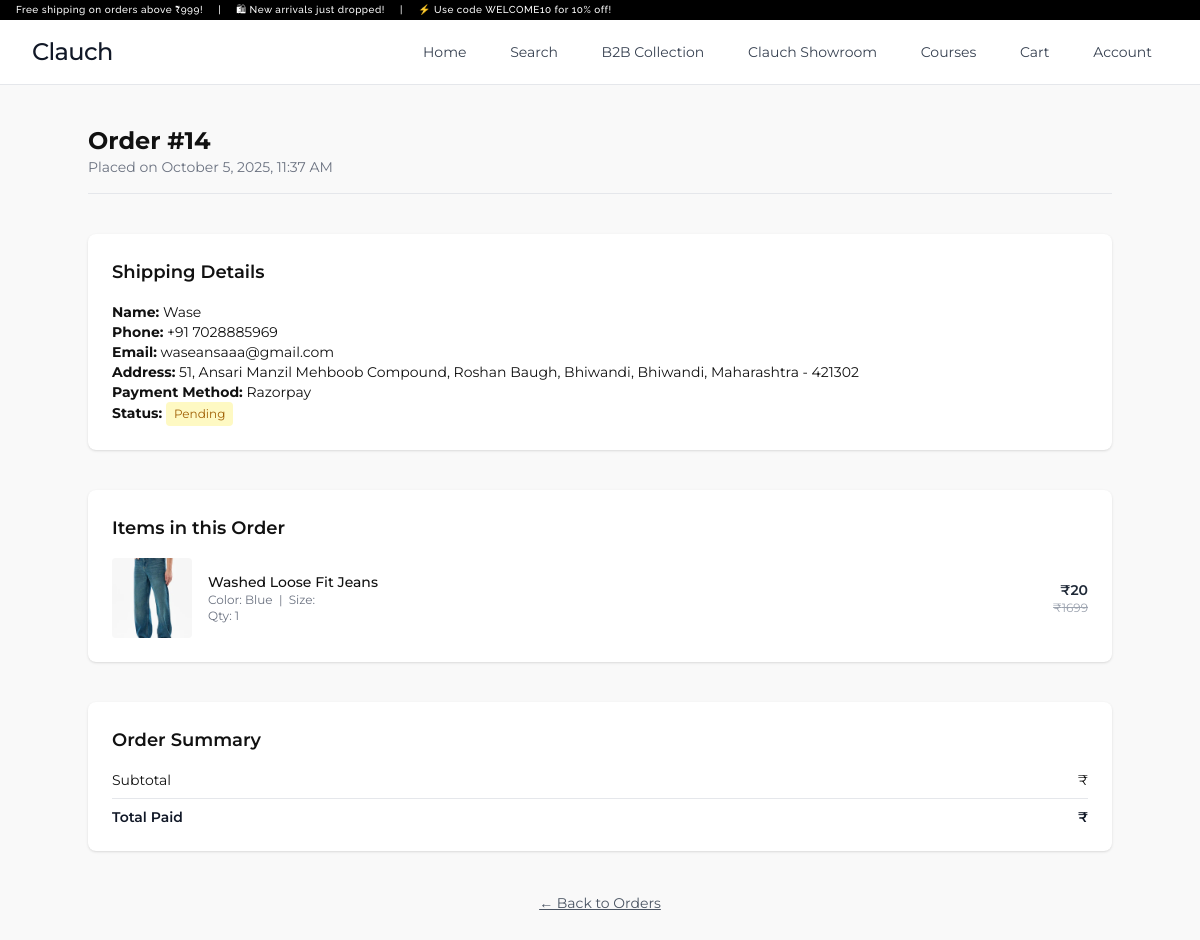
The page /order/order/14/ (signed in) on the database its author committed.
### order/models.py (models this page shows, shortened)
class Order(models.Model):
    PAYMENT_CHOICES = (
        ('COD', 'Cash on Delivery'),
        ('RZP', 'Razorpay'),
    )
    STATUS_CHOICES = (
        ('PENDING', 'Pending'),
        ('PAID', 'Paid'),
        ('SHIPMENT_FAILED', 'Shipment Failed'), # <-- NEW STATUS ADDED
        ('SHIPPED', 'Shipped'),
        ('DELIVERED', 'Delivered'),
        ('CANCELLED', 'Cancelled'),
    )
    user = models.ForeignKey(CustomUser, on_delete=models.CASCADE)
    full_name = models.CharField(max_length=100)
    phone = models.CharField(max_length=15)
    email = models.EmailField(blank=True)
    address = models.TextField()
    city = models.CharField(max_length=100)
    state = models.CharField(max_length=100)
    pincode = models.CharField(max_length=10)
    payment_method = models.CharField(max_length=10, choices=PAYMENT_CHOICES)
    payment_id = models.CharField(max_length=100, blank=True, null=True, help_text="The Razorpay Payment ID (pay_...)")
    razorpay_order_id = models.CharField(max_length=100, blank=True, null=True, help_text="The Razorpay Order ID (order_...)")
    status = models.CharField(max_length=20, choices=STATUS_CHOICES, default='PENDING')
    subtotal = models.DecimalField(max_digits=10, decimal_places=2, default=0.00, help_text="Total price of products before discount and shipping.")
    shipping_charge = models.DecimalField(max_digits=10, decimal_places=2, default=0.00)
    coupon_code = models.CharField(max_length=50, blank=True, null=True)
    discount_amount = models.DecimalField(max_digits=10, decimal_places=2, default=0.00)
    grand_total = models.DecimalField(max_digits=10, decimal_places=2, default=0.00, help_text="The final amount paid by the customer.")
    shipping_service_name = models.CharField(max_length=100, blank=True, null=True, default=None, help_text="e.g., Delhivery, XpressBees")
    tracking_id = models.CharField(max_length=100, blank=True, null=True, default=None, help_text="AWB Number from the courier")
    shipping_label_url = models.URLField(blank=True, null=True, default=None, help_text="URL to the shipping label PDF")
    created_at = models.DateTimeField(auto_now_add=True)

class OrderItem(models.Model):
    order = models.ForeignKey(Order, on_delete=models.CASCADE, related_name='items')
    product = models.ForeignKey(Product, on_delete=models.SET_NULL, null=True)
    color = models.ForeignKey(ProductColor, on_delete=models.SET_NULL, null=True)
    quantity = models.PositiveIntegerField()
    product_name = models.CharField(max_length=255)
    product_image = models.ImageField(upload_to='order_snapshots/')
    actual_price = models.DecimalField(max_digits=10, decimal_places=2)
    discount_price = models.DecimalField(max_digits=10, decimal_places=2, null=True, blank=True)
    price_per_piece_at_purchase = models.DecimalField(max_digits=10, decimal_places=2)
    total_pieces_in_set_at_purchase = models.PositiveIntegerField()

### user/models.py (models this page shows, shortened)
class ProductColor(models.Model):
    product = models.ForeignKey(Product, on_delete=models.CASCADE, related_name='colors')
    name = models.CharField(max_length=50)
    slug = models.SlugField(max_length=60, blank=True)  # Unique slug per color
    hex_code = models.CharField(max_length=7, help_text="Hex color code like #ffffff")
    is_primary = models.BooleanField(default=False)
    class Meta:
        unique_together = ('product', 'slug')

### order/views.py (the view)
# urls.py: path('order/<int:order_id>/', views.order_detail_view, name='order_detail'),
@login_required
def order_detail_view(request, order_id):
    order = get_object_or_404(Order, id=order_id, user=request.user)
    return render(request, 'order_detail.html', {'order': order})

### user/templates/order_detail.html (shortened to what this page needs)
{% extends "base.html" %}
{% load static %}
{% block content %}
<div class="bg-[#f9f9f9] min-h-screen py-10 px-4 font-[Montserrat]">
  <div class="max-w-5xl mx-auto space-y-10">
    <div class="border-b pb-4">
      <h1 class="text-2xl font-bold">Order #{{ order.id }}</h1>
      <p class="text-sm text-gray-500">Placed on {{ order.created_at|date:"F j, Y, g:i A" }}</p>
    </div>
    <div class="bg-white shadow rounded-lg p-6">
      <h2 class="text-lg font-semibold mb-4">Shipping Details</h2>
      <p class="text-sm"><strong>Name:</strong> {{ order.full_name }}</p>
      <p class="text-sm"><strong>Phone:</strong> +91 {{ order.phone }}</p>
      {% if order.email %}
      <p class="text-sm"><strong>Email:</strong> {{ order.email }}</p>
      {% endif %}
      <p class="text-sm"><strong>Address:</strong> {{ order.address }}, {{ order.city }}, {{ order.state }} - {{ order.pincode }}</p>
      <p class="text-sm"><strong>Payment Method:</strong> {{ order.get_payment_method_display }}</p>
      <p class="text-sm"><strong>Status:</strong>
        <span class="inline-block px-2 py-1 rounded text-xs
                     {% if order.status == 'PAID' %} bg-green-100 text-green-700
                     {% elif order.status == 'PENDING' %} bg-yellow-100 text-yellow-700
                     {% elif order.status == 'DELIVERED' %} bg-blue-100 text-blue-700
                     {% elif order.status == 'CANCELLED' %} bg-red-100 text-red-700
                     {% endif %}">
          {{ order.get_status_display }}
        </span>
      </p>
    </div>
    <div class="bg-white shadow rounded-lg p-6">
      <h2 class="text-lg font-semibold mb-4">Items in this Order</h2>
      <div class="space-y-6">
        {% for item in order.items.all %}
        <div class="flex items-center gap-4">
          <img src="{{ item.product_image.url }}" alt="{{ item.product_name }}" class="w-20 h-20 object-cover rounded">
          <div class="flex-1 text-sm">
            <p class="font-medium">{{ item.product_name }}</p>
            <p class="text-gray-500 text-xs">Color: {{ item.color.name }} &nbsp;|&nbsp; Size: {{ item.size }}</p>
            <p class="text-gray-500 text-xs">Qty: {{ item.quantity }}</p>
          </div>
          <div class="text-sm text-right">
            {% if item.discount_price %}
              <p class="text-gray-800 font-semibold">₹{{ item.discount_price|floatformat:0 }}</p>
              <p class="text-xs line-through text-gray-400">₹{{ item.actual_price|floatformat:0 }}</p>
            {% else %}
              <p class="text-gray-800 font-semibold">₹{{ item.actual_price|floatformat:0 }}</p>
            {% endif %}
          </div>
        </div>
        {% endfor %}
      </div>
    </div>
    <div class="bg-white shadow rounded-lg p-6 text-sm">
      <h2 class="text-lg font-semibold mb-4">Order Summary</h2>
      <div class="space-y-2">
        <div class="flex justify-between">
          <span>Subtotal</span>
          <span>₹{{ order.total_amount|add:order.discount_amount|floatformat:0 }}</span>
        </div>
        <hr class="my-2">
        <div class="flex justify-between font-semibold text-gray-900">
          <span>Total Paid</span>
          <span>₹{{ order.total_amount|floatformat:0 }}</span>
        </div>
      </div>
    </div>
    <div class="text-center">
      <a href="{% url 'my_orders' %}" class="text-sm text-gray-600 underline hover:text-black transition">← Back to Orders</a>
    </div>
  </div>
</div>
{% endblock %}

### rows shown on the page
Order: id "14", created_at "October 5, 2025, 11:37 AM", full_name "Wase", phone "7028885969", email "waseansaaa@gmail.com", address "51, Ansari Manzil Mehboob Compound, Roshan Baugh, Bhiwandi", city "Bhiwandi", state "Maharashtra", pincode "421302", payment_method "Razorpay", status "Pending"
OrderItem: product_image (picture), product_name "Washed Loose Fit Jeans", color.name "Blue", quantity "1", discount_price "20", actual_price "1699"
